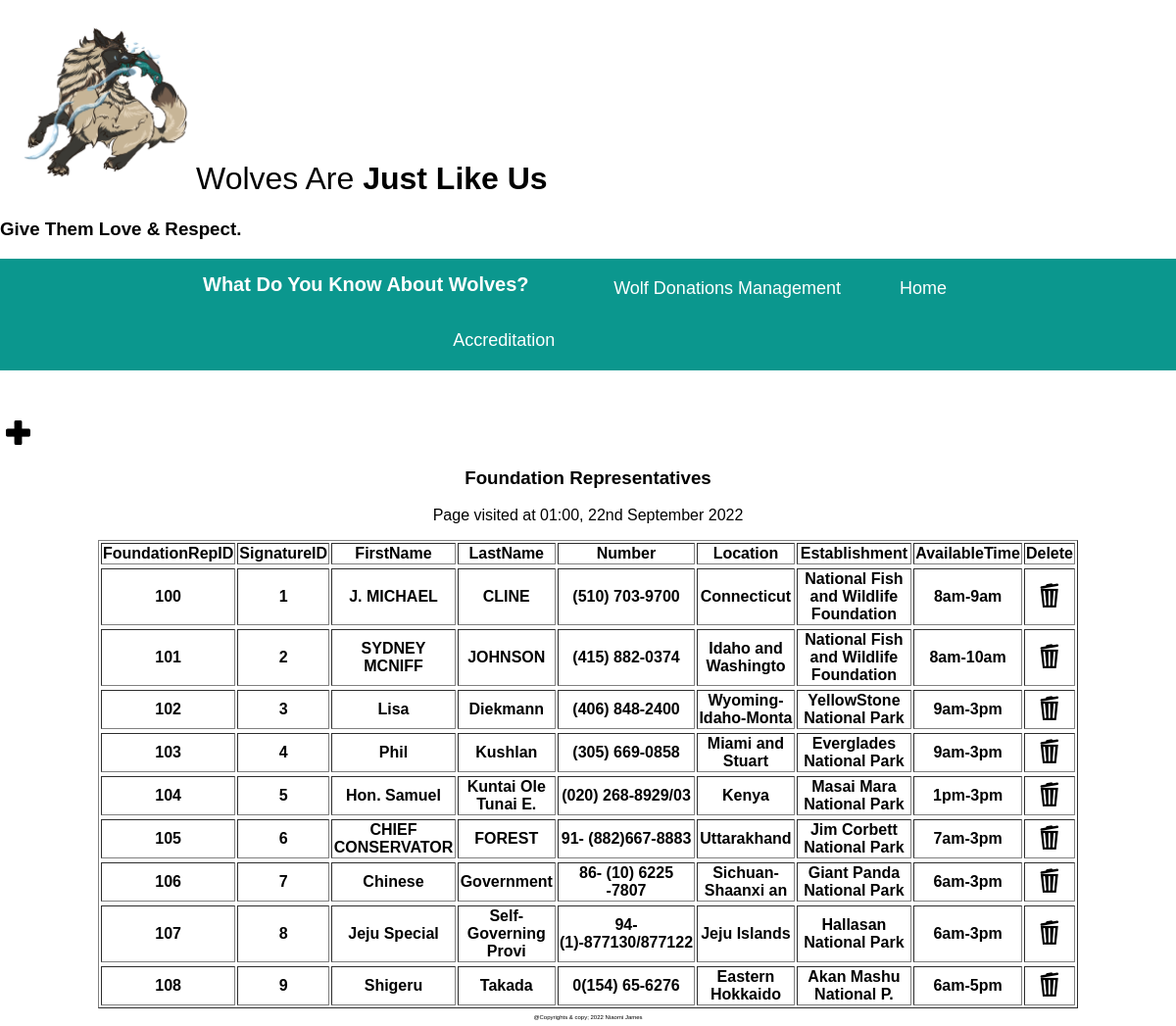
The page /foundation.php on the database its author committed.
### tables this page shows
CREATE TABLE `foundationrep` (
  `FoundationRepID` int(10) UNSIGNED NOT NULL,
  `SignatureID` int(10) UNSIGNED NOT NULL,
  `FirstName` varchar(20) DEFAULT NULL,
  `LastName` varchar(20) DEFAULT NULL,
  `Number` text DEFAULT NULL,
  `Location` varchar(20) DEFAULT NULL,
  `Establishment` varchar(50) DEFAULT NULL,
  `AvailableTime` text DEFAULT NULL
);

### foundation.php (the view, shortened to what this page needs)
<!DOCTYPE html>
<html>
<head>
<link rel="stylesheet" href="home.css">
<link rel="stylesheet" href="nav.css">
<link rel="stylesheet" href="signature.css">
  <h1><img src="vitalis.png" alt="vitalis" style="width:200px"style="height:200px" style="float:left"><span>Wolves Are </span>Just Like Us</h1>
    <h3>Give Them Love & Respect.</h3>
</head>
<body>
<div class="sticky-section">
<div id="logo">What Do You Know About Wolves?</div>
  <nav>
    <a href='home.html'>Home</a>
    <a href="FRT.HTML">Wolf Donations Management</a>
    <a href="SA.html">Accreditation</a>
  </nav>
</div>
	<button data-sign-target="#signature" class = "plus"  ><img src="plus.png" height ="25" width="25"  /></button>
<h3 style= "text-align: center">Foundation Representatives </h3>
  <?php
        echo '<p>Page visited at '.date('H:i, jS F Y').'</p>';
		@$db = new mysqli('localhost', 'root', '', 'wolves');
		$result = mysqli_query($db,"SELECT * FROM foundationrep");
		echo "<table border='1' align='center' width='1000' text-align ='center'>
		<tr>
		<th>FoundationRepID</th>
		<th>SignatureID</th>
		<th>FirstName</th>
		<th>LastName</th>
		<th>Number</th>
		<th>Location</th>
		<th>Establishment</th>
		<th>AvailableTime</th>
		<th>Delete</th>
		</tr>";
		while($row = mysqli_fetch_array($result))
		{
		echo "<tr>";
		?>
	<tbody>
	    <th><?php echo $row['FoundationRepID']; ?></th>
		<th><?php echo $row['SignatureID'];?></th>
		<th><?php echo $row['FirstName'];?></th>
		<th><?php echo $row['LastName'];?></th>
		 <th><?php echo $row['Number']; ?></th>
		<th><?php echo $row['Location'];?></th>
		<th><?php echo $row['Establishment'];?></th>
		<th><?php echo $row['AvailableTime'];?></th>
<form action ="delete3.php" method="post">
<th>
<button type="submit" name="Delete"  class = "plus"  Value ="delete"><img src="trash.png" height ="25" width="25"  /></button>
</th>
</form>
		</tr>
<?php
		}
	echo "</table>";
    ?>
<p  class="footer">@Copyrights & copy; 2022 Niaomi James</p>
</body>
</html>

### home.css (style rules this page uses)
* { box-sizing: border-box }
body { font-family: Arial, Helvetica, sans-serif }
.footer { font-size: 6px; }

### nav.css (style rules this page uses)
* { box-sizing: border-box }
body { font-family: Arial, Helvetica, sans-serif }
.sticky-section { overflow:hidden; background-color:#0B978E; margin-bottom:50px; width:100%; color:white; position:-webkit-sticky; position:sticky; top:0px; }
nav a { float:right; text-decoration:none; color:white; font-size:18px; padding: 20px 30px; display:inline-block; transition: all 0.5s ease 0s; }
body { margin: 0; padding: 0; }
#logo { font-size:20px; font-weight:bold; float:left; padding: 15px 15px; margin-left:16%; }
nav { margin-right:17%; }
h1 span { font-weight:400; }

### signature.css (style rules this page uses)
* { box-sizing: border-box }
body { font-family: Arial, Helvetica, sans-serif }
body { background-color: white; color: black; }
h2, p { text-align: center; }

### foundation.php (style rules this page uses)
.plus { cursor:pointer; border:none; outline: none; background: none; }
*,*::after,*::before { box-sizing: border-box; }

### rows shown on the page
foundationrep: FoundationRepID "100", SignatureID "1", FirstName "J. MICHAEL", LastName "CLINE", Number "(510) 703-9700", Location "Connecticut", Establishment "National Fish and Wildlife Foundation", AvailableTime "8am-9am"
foundationrep: FoundationRepID "101", SignatureID "2", FirstName "SYDNEY MCNIFF", LastName "JOHNSON", Number "(415) 882-0374", Location "Idaho and Washingto", Establishment "National Fish and Wildlife Foundation", AvailableTime "8am-10am"
foundationrep: FoundationRepID "102", SignatureID "3", FirstName "Lisa", LastName "Diekmann", Number "(406) 848-2400", Location "Wyoming-Idaho-Monta", Establishment "YellowStone National Park", AvailableTime "9am-3pm"
foundationrep: FoundationRepID "103", SignatureID "4", FirstName "Phil", LastName "Kushlan", Number "(305) 669-0858", Location "Miami and Stuart", Establishment "Everglades National Park", AvailableTime "9am-3pm"
foundationrep: FoundationRepID "104", SignatureID "5", FirstName "Hon. Samuel", LastName "Kuntai Ole Tunai E.", Number "(020) 268-8929/03", Location "Kenya", Establishment "Masai Mara National Park", AvailableTime "1pm-3pm"
foundationrep: FoundationRepID "105", SignatureID "6", FirstName "CHIEF CONSERVATOR", LastName "FOREST", Number "91- (882)667-8883", Location "Uttarakhand", Establishment "Jim Corbett National Park", AvailableTime "7am-3pm"
foundationrep: FoundationRepID "106", SignatureID "7", FirstName "Chinese", LastName "Government", Number "86- (10) 6225 -7807", Location "Sichuan- Shaanxi an", Establishment "Giant Panda National Park", AvailableTime "6am-3pm"
foundationrep: FoundationRepID "107", SignatureID "8", FirstName "Jeju Special", LastName "Self-Governing Provi", Number "94-(1)-877130/877122", Location "Jeju Islands", Establishment "Hallasan National Park", AvailableTime "6am-3pm"
foundationrep: FoundationRepID "108", SignatureID "9", FirstName "Shigeru", LastName "Takada", Number "0(154) 65-6276", Location "Eastern Hokkaido", Establishment "Akan Mashu National P.", AvailableTime "6am-5pm"
